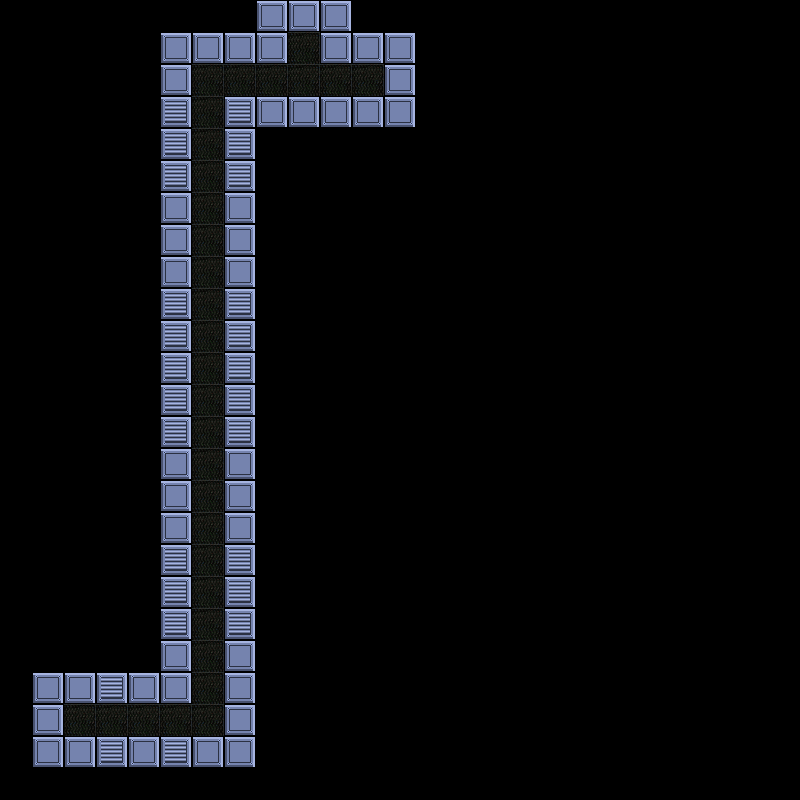

This is a level from a 2D game, rendered from its Tiled map with the project's own tilesets. A one-line summary and the map file follow, with tile-layer data summarised:
An orthogonal 25x25 tile map with 32x32 px tiles, 2 tile layers (floor, tiles), 1 hidden layer not drawn.

<map version="1.0" orientation="orthogonal" renderorder="right-down" width="25" height="25" tilewidth="32" tileheight="32" nextobjectid="1">
 <tileset firstgid="1" name="tileset1" tilewidth="32" tileheight="32" tilecount="256" columns="16">
  <image source="../../../images/tiles/tileset1.png" width="512" height="512" />
  <tile id="16">
   <properties>
    <property name="solid" value="true" />
   </properties>
  </tile>
  <tile id="17">
   <properties>
    <property name="solid" value="true" />
   </properties>
  </tile>
 </tileset>
 <layer name="floor" width="25" height="25">
  <data>[625 cells, 31 non-empty, 1 distinct tile ids]</data>
 </layer>
 <layer name="tiles" width="25" height="25">
  <data>[625 cells, 68 non-empty, 2 distinct tile ids]</data>
 </layer>
 <layer name="objects" width="25" height="25" visible="0">
  <data>[625 cells, 0 non-empty, 0 distinct tile ids]</data>
 </layer>
</map>